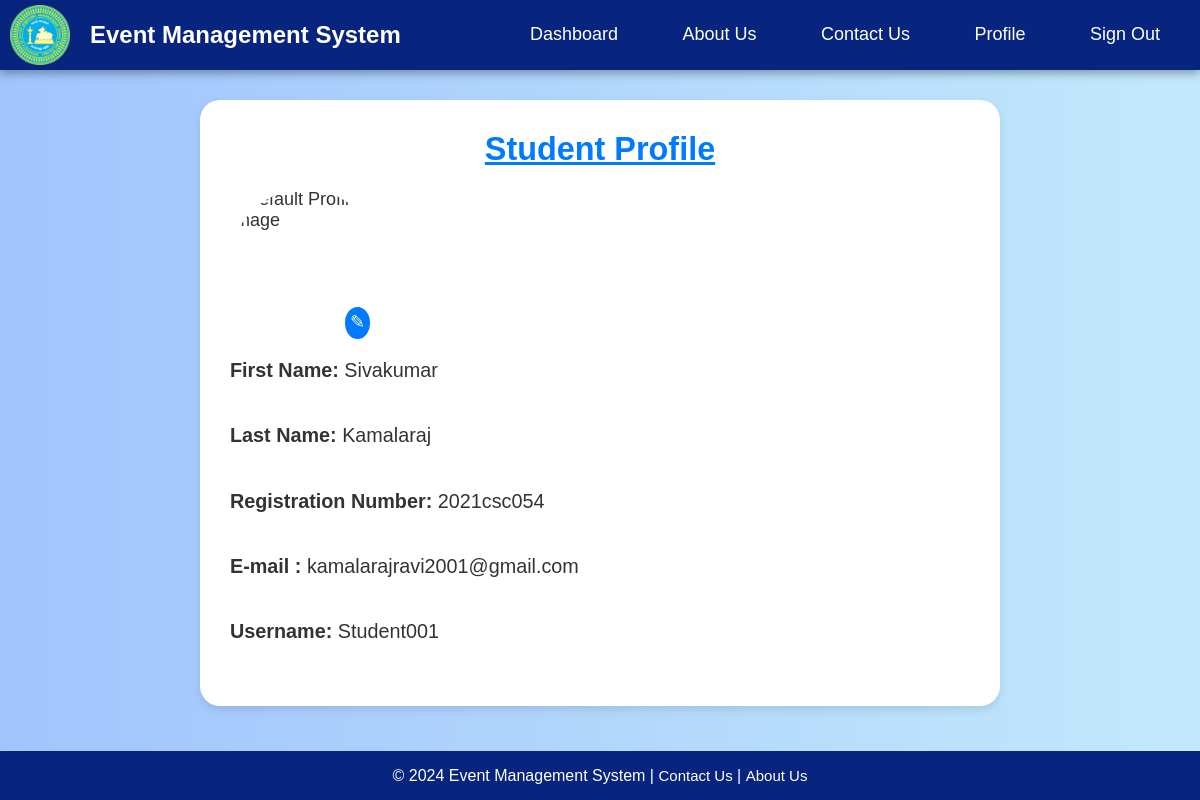
Screenshot of /student-profile.php (signed in) with the database file from the repository.
### tables this page shows
CREATE TABLE `student` (
  `userID` varchar(20) NOT NULL,
  `username` varchar(30) NOT NULL,
  `firstName` varchar(100) NOT NULL,
  `LastName` varchar(100) NOT NULL,
  `Reg_No` varchar(20) NOT NULL,
  `email` varchar(100) NOT NULL,
  `profileImage` blob NOT NULL,
  `yearOfStudy` varchar(20) NOT NULL
);

### student-profile.php (the view, shortened to what this page needs)
<?php
require_once 'db_connection.php';
function loadUserData($pdo) {
    $currentUserID = $_SESSION['userID'] ?? null;
    if ($currentUserID) {
        $stmt = $pdo->prepare("SELECT * FROM student WHERE userID = :userID");
        $stmt->execute(['userID' => $currentUserID]);
        $user = $stmt->fetch();
        if ($user) {
            return $user;
        }
    }
    return null;
}
$currentUser = loadUserData($pdo);
$currentUser = $_SESSION['currentUser'];
?>
<!DOCTYPE html>
<html lang="en">
<head>
</head>
<body>
    <nav>
        <div style="display: flex; align-items: center;">
            <img src="image/logo.png" alt="Logo">
            <h1>Event Management System</h1>
        </div>
        <div>
            <a href="student-dashboard.php">Dashboard</a>
            <a href="student-about.php">About Us</a>
            <a href="student-contactUS.php">Contact Us</a>
            <a href="student-profile.php">Profile</a>
            <a href="login.php">Sign Out</a>
        </div>
    </nav>
    <div class="profile-container">
        <h2><u>Student Profile</u></h2>
        <div class="profile-info">
            <?php if (!empty($currentUser['profileImage'])): ?>
            <div class="profile-image-container" style="position: relative; display: inline-block;">
                <img alt="Profile Image" style="width: 150px; height: 150px; border-radius: 50%; object-fit: cover;">
                <span class="edit-icon" onclick="toggleUploadForm()" style="position: absolute; bottom: 10px; right: 10px; cursor: pointer; background-color: #007bff; color: white; padding: 5px; border-radius: 50%;">
                &#9998;
                </span>
            </div>
            <?php else: ?>
            <div class="profile-image-container" style="position: relative; display: inline-block;">
                <img src="default-profile.png" alt="Default Profile Image" style="width: 150px; height: 150px; border-radius: 50%; object-fit: cover;">
                <span class="edit-icon" onclick="toggleUploadForm()" style="position: absolute; bottom: 10px; right: 10px; cursor: pointer; background-color: #007bff; color: white; padding: 5px; border-radius: 50%;">
                &#9998;
                </span>
            </div>
            <?php endif; ?>
            <p><strong>First Name:</strong> <?php echo htmlspecialchars($currentUser['firstName']); ?></p><br>
            <p><strong>Last Name:</strong> <?php echo htmlspecialchars($currentUser['LastName']); ?></p><br>
            <p><strong>Registration Number:</strong> <?php echo htmlspecialchars($currentUser['Reg_No']); ?></p><br>
            <p><strong>E-mail :</strong> <?php echo htmlspecialchars($currentUser['email']); ?></p><br>
            <p><strong>Username:</strong> <?php echo htmlspecialchars($currentUser['username']); ?></p><br>
        </div>
    </div>
    <footer>
        <p>&copy; <?php echo date("Y"); ?> Event Management System | <a href="student-contactUS.php">Contact Us</a> | <a href="student-about.php">About Us</a></p>
    </footer>
</body>
</html>

### student-profile.php (style rules this page uses)
* { margin: 0; padding: 0; box-sizing: border-box; }
body { font-family: Arial, sans-serif; color: #333; background: linear-gradient(to right, #A1C4FD, #C2E9FB); min-height: 100vh; display: flex; flex-direction: column; line-height: 1.2; align-items:center; }
nav { position: sticky; top: 0; z-index: 10; display: flex; justify-content: space-between; align-items: center; background-color: #07257F; color: white; padding: 5px 10px; width: 100%; box-shadow: 0 4px 8px rgba(0, 0, 0, 0.3); }
nav img { height: 60px; width: auto; margin-right: 20px; border-radius: 10px; }
nav h1 { font-size: 1.5em; margin: 0; color: white; }
nav a { color: white; padding: 10px 20px; text-decoration: none; margin: 0 10px; border-radius: 14px; font-size: 18px; transition: background-color 0.3s ease; }
.profile-container { width: 90%; max-width: 800px; background-color: #ffffff; padding: 30px; margin:30px auto; border-radius: 20px; box-shadow: 0 4px 8px rgba(0, 0, 0, 0.1); text-align: center; position: relative; font-size:18px; }
.profile-container::before, .auth-container::after { content: ''; position: absolute; border-radius: 50%; background: #A1C4FD; opacity: 0.2; }
h2 { font-size: 1.8em; margin-bottom: 20px; color: #007bff; }
.profile-info { text-align: left; margin-top: 20px; }
.profile-info p { font-size: 1.1em; margin: 10px 0; }
.profile-info img { margin-bottom: 10px; width: 150px; height: 150px; border-radius: 50%; object-fit: cover; display: block; margin-left: auto; margin-right: auto; }
footer { background-color: #07257F; color: white; text-align: center; padding: 15px; font-size: 16px; margin-top: auto; position: sticky; bottom: 0; left: 0; width: 100%; }
footer p { color:white; }
footer a { color: white; text-decoration: none; font-size:15px; }

### rows the page displays
student: firstName "Sivakumar", LastName "Kamalaraj", Reg_No "2021csc054", email "kamalarajravi2001@gmail.com", username "Student001"
